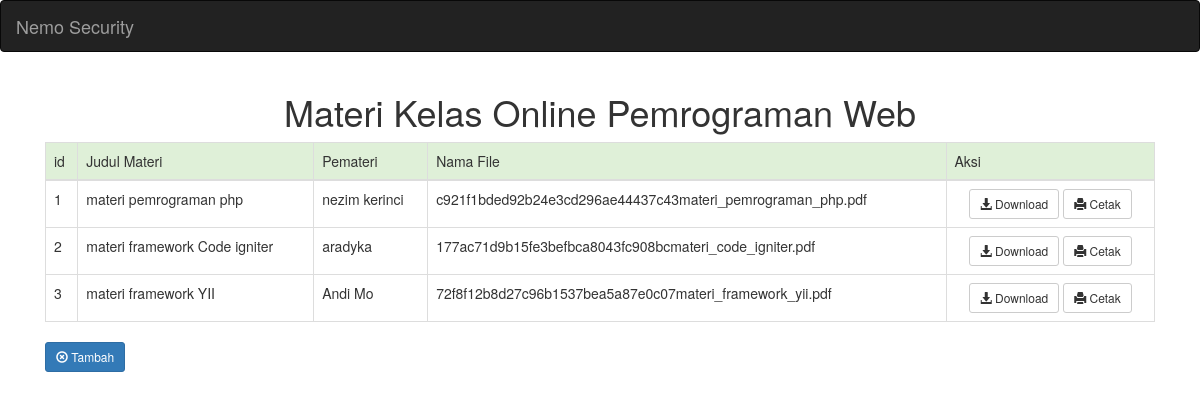
The page /v/upload_v/index.php on the database its author committed.
### tables this page shows
CREATE TABLE `materi` (
  `id` int(6) unsigned NOT NULL AUTO_INCREMENT,
  `judul` varchar(50) NOT NULL,
  `pemateri` varchar(50) DEFAULT NULL,
  `namafile` varchar(100) NOT NULL,
  PRIMARY KEY (`id`)
);

### lib/db.class.php (called while the page is built, shortened)
<?php
class DB {
        public function fetch_All($query){
            $q = mysql_query($query) or die(mysql_error());
            return $q;
        }
}

### v/upload_v/index.php (the view, shortened to what this page needs)
<?php
require_once lib.'db.class.php';
require_once lib.'tabelGrid.php';
?>
<?php
    $db = new DB();
    $query = "SELECT * FROM materi ";
    $hasil_query = $db->fetch_All($query);
?>
<?php include_once './include_header.php';?>
<div class="container">
    <div class="col-md-12 col-lg-12">
        <h1 style="text-align: center">Materi Kelas Online Pemrograman Web</h1>
                    <?php
                        $tabel = new TabelGrid("table", Array("table-bordered", ""));
                        $tabel->tHead(
                                array("id",
                                    "Judul Materi",
                                    "Pemateri",
                                    "Nama File",
                                    "Aksi"
                                    )
                                );
                            $tabel->html .= "<tbody> ";
                            while($hasil = mysql_fetch_assoc($hasil_query)){
                                foreach ($hasil as $key => $values) {
                                    $tabel->html .= "<td>".$values."</td>";
                                    }
                                    $tabel->html .= "<td class=\"text-center\"><a class=\"btn btn-default btn-sm\" href=\"download.php?file=".$hasil['namafile']."\"><span class=\"glyphicon glyphicon-download-alt\"></span> Download</a> <a class=\"btn btn-default btn-sm\" href=\"delete.php\"><span class=\"glyphicon glyphicon-print\"></span> Cetak</a></td>";
                                    $tabel->html .= "</tr> ";
                             }
                             $tabel->html .= "</tbody> ";
                    ?>
    </div>
    <div class="col-md-3"><a class="btn btn-primary btn-sm" href="upload.php"><span class="glyphicon glyphicon-remove-circle"></span> Tambah</a></div>
    <div class="col-md-8 col-lg-6">
    </div>
</div>
<?php include_once './include_footer.php'?>

### rows shown on the page
materi: id "1 materi pemrograman php nezim kerinci c921f1bded92b24e3cd296ae44437c43materi_pemrograman_php.pdf"
materi: id "2 materi framework Code igniter aradyka 177ac71d9b15fe3befbca8043fc908bcmateri_code_igniter.pdf"
materi: id "3 materi framework YII Andi Mo 72f8f12b8d27c96b1537bea5a87e0c07materi_framework_yii.pdf"

### other values the page prints
$th "id Judul Materi Pemateri Nama File Aksi"
